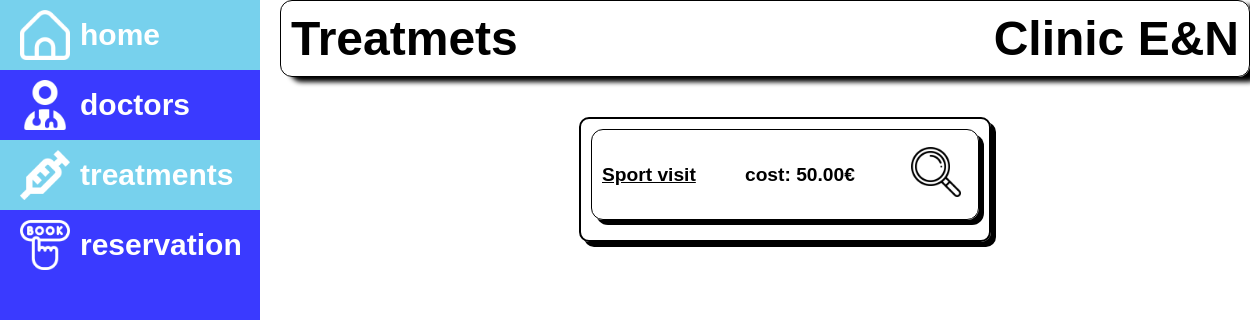
/dashboard/treatments/, run on an earlier commit of the app's database.
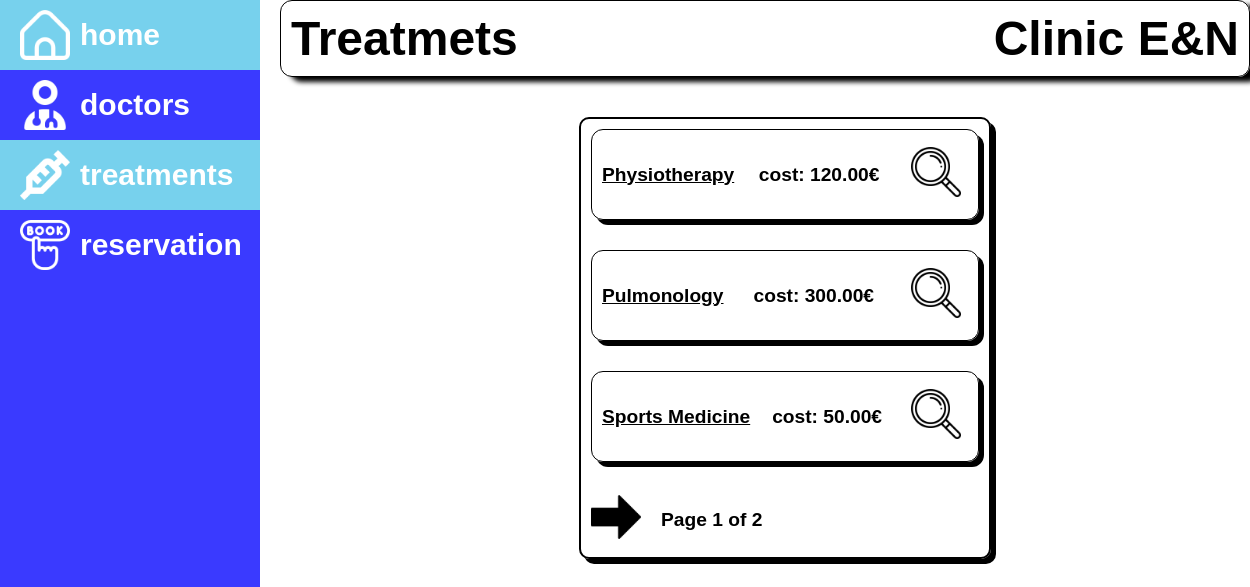
And on a later commit of the database.
### dashboard/models.py (models this page shows, shortened)
class Treatment(models.Model):
    name = models.CharField(max_length=100, unique=True)
    description = models.TextField(blank=False,null=False)
    cost = models.DecimalField(max_digits=8, decimal_places=2, help_text='€')
    class Meta:
        ordering = ['name']
    def get_absolute_url(self):
        return reverse('treatment-detail', args=[str(self.id)])

### dashboard/views.py (the view)
# urls.py: path('treatments/', views.TreatmentListView.as_view(), name='treatments'),
class TreatmentListView(generic.ListView):
    model = Treatment
    paginate_by = 3

### dashboard/templates/dashboard/treatment_list.html (shortened to what this page needs)
{% extends 'base.html' %}
{% load static%}
{% block content %}
    <div class="box-list">
{% if treatment_list %}
    <ul>
    {% for treatment in treatment_list %}
        <li><u>{{ treatment.name }}</u> cost: {{ treatment.cost}}€ <a class="treatments" href="{{ treatment.get_absolute_url }}"><img style="width: 50px;height: 50px;" src="{% static 'images/loupe.png'%}" alt=""></a></li>
    </ul>
    {% endfor %}
    {% else %}
    <p>No treatments available.</p>
    {% endif %}
    {%block pagination %}
 {% if is_paginated %}
 <div style="display: flex; flex-direction: row; align-items: center; gap:20px">
 {% if page_obj.has_next %}
 <a href="{{ request.path }}?page=
 {{ page_obj.next_page_number }}"><img style="width: 50px;height: 50px;" src="{% static 'images/right-arrow.png'%}" alt=""></a>
 {% endif %}
 <p>Page {{ page_obj.number }} of {{ page_obj.paginator.num_pages }}</p>
 </div>
 {% endif %}
 {% endblock %}
    </div>
{% endblock %}

### dashboard/templates/base.html (shortened to what this page needs)
<!DOCTYPE html>
<html lang="en">
<head>
    {% load static %}
    <link rel="stylesheet" href="{% static 'css/style.css' %}">
</head>
<body>
    {%block sidebar%}
    <div class="sidebar">
        <ul>
            <li {% if request.resolver_match.url_name == 'dashboard' %}style="background-color: rgb(119, 209, 237)"{% endif %}><a href="{% url 'dashboard'%}"><img src="{% static 'images/home.png' %}" alt="home"><span>home</span></a></li>
            <li {% if request.resolver_match.url_name == 'doctors' %}style="background-color: rgb(119, 209, 237)"{% endif %}><a href="{% url 'doctors'%}"><img src="{% static 'images/user-md.png' %}" alt="h"><span>doctors</span></a></li>
            <li {% if request.resolver_match.url_name == 'treatments' %}style="background-color: rgb(119, 209, 237)"{% endif %}><a href="{% url 'treatments'%}"><img src="{% static 'images/syringe.png' %}" alt="home"><span>treatments</span></a></li>
            <li ><a href="{% url 'reservation' %}"><img src="{% static 'images/booking.png' %}" alt=""></a></li>
        </ul>
    </div>
    {%endblock%}
    <div class="sup-cont">
        <div class="title">
            <h1>{% if request.resolver_match.url_name == 'dashboard' %}Welcome
                {% elif request.resolver_match.url_name == 'doctors' or request.resolver_match.url_name == 'doctor-detail'%}Doctors
                {% elif request.resolver_match.url_name == 'treatments' or request.resolver_match.url_name == 'treatment-detail'%}Treatmets
                {% elif request.resolver_match.url_name == 'reservation'%}Reservation
                {% elif request.resolver_match.url_name == 'patients' or request.resolver_match.url_name == 'patient-detail'%}Patients
                {% elif request.resolver_match.url_name == 'visits' or request.resolver_match.url_name == 'visit-detail'%}Visits
                {% elif request.resolver_match.url_name == 'login'%}Log in
                {% elif request.resolver_match.url_name == 'signup'%}Sign Up
                {% elif request.resolver_match.url_name == 'esco'%}Exit
                {%endif%}</h1>
            <h1 style="text-align: center;">{{ user.username }}</h1><h1 style="text-align: end;">Clinic E&N</h1></div>
        <div class="content">
            {% block content %}
            {% endblock %}
        </div>
    </div>
</body>
</html>

### dashboard/static/css/style.css (style rules this page uses)
* { font-family: Montserrat, sans-serif; margin: 0; padding:0; font-style: normal; }
body { display: flex; gap: 20px; }
.sidebar { width: 100px; height: 100vh; background-color: rgb(58, 58, 255); transition: 0.5s ease; }
.sidebar a { text-decoration: none; display: flex; direction: row; overflow: hidden; color: #fff; align-items: center; justify-content: flex-start; gap:10px; font-weight: bold; font-size: 30px; }
.sidebar li { list-style-type: none; padding: 10px 20px; }
.sidebar li img { width: 50px; height: 50px; }
.title { display: flex; justify-content: space-between; margin-bottom: 20px; border: 1px solid black; box-shadow:10px 5px 5px rgb(0, 0, 0); border-radius: 12px; padding: 10px; }
.title h1 { font-size: 3rem; }
.content { width: 100%; padding: 20px; display: flex; flex-direction: column; justify-content: space-between; align-items: center; }
.sup-cont { width: 100%; }
.box-list { display: flex; justify-content: flex-start; gap:20px; flex-direction: column; border: 2px solid black; box-shadow: 5px 5px black; border-radius: 10px; width: 40%; padding: 10px; font-size: larger; font-weight: bold; }
.box-list li { list-style-type: none; display: flex; justify-content: space-between; margin-bottom: 10px; align-items: center; border: 1px solid black; box-shadow: 5px 5px rgb(0, 0, 0); border-radius: 12px; padding: 10px; }
.box-list li a { border: 1px solid black; border-radius: 50%; padding: 7px; }
.box-list .treatments { border: none; }

What changed in the data, as far as the page shows it:
added Treatment: name "Physiotherapy", cost "120.00"
added Treatment: name "Pulmonology", cost "300.00"
changed Treatment: name (not shown) → "Sports Medicine"
